Frame 1 (no input): blank canvas, image omitted
Frame 60 (the mouse pressed at the canvas centre just before this capture): blank canvas, image omitted
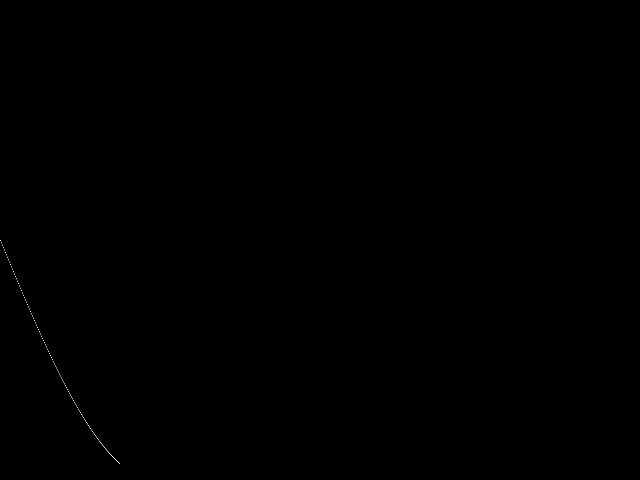
Frame 120 (the mouse held since frame 60 and released just before this capture)

The Processing sketch whose frames 1 and 60 were blank and that drew this single picture after the mouse press (run headless with seeded random() and noise(); from frame 60 on, the mouse is pressed at the canvas centre):

// Processing sketch: example04_slowsine
// ── example04_slowsine.pde
int cnt= 0;
void setup() {
  size(640, 480);
  noStroke();  //only fill rect
  background(0);  //set background once
}
void draw() {
  fill(255, 255, 255);  //white fill color
  rect(cnt%width, (sin(cnt*0.01)*0.5+0.5)*height, 1, 1);
  cnt= cnt+1;
}
